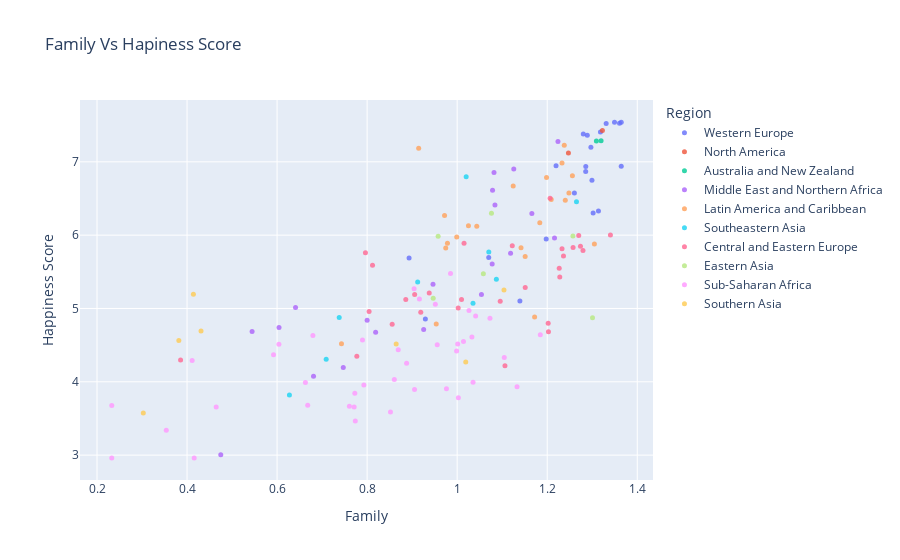

Write notebook code for a chart like this one.
### Code cell
fig=px.scatter(df_eda,x='Family',y='Happiness Score',color='Region',hover_name='Region',opacity=0.8,title='Family Vs Hapiness Score')
fig.update_traces(marker_size=5)
fig.show()

### Figure 1 — Plotly figure (JSON) as saved in the notebook; plotly's stock layout.template omitted (floating-point values rounded to 4 significant figures)
{"data": [{"hovertemplate": "<b>%{hovertext}</b><br><br>Region=Western Europe<br>Family=%{x}<br>Happiness Score=%{y}<extra></extra>", "hovertext": ["Western Europe", "Western Europe", "Western Europe", "Western Europe", "Western Europe", "Western Europe", "Western Europe", "Western Europe", "Western Europe", "Western Europe", "Western Europe", "Western Europe", "Western Europe", "Western Europe", "Western Europe", "Western Europe", "Western Europe", "Western Europe", "Western Europe", "Western Europe", "Western Europe"], "legendgroup": "Western Europe", "marker": {"color": "#636efa", "opacity": 0.8, "size": 5, "symbol": "circle"}, "mode": "markers", "name": "Western Europe", "orientation": "v", "showlegend": true, "type": "scatter", "x": [1.35, 1.364, 1.361, 1.331, 1.318, 1.28, 1.289, 1.297, 1.22, 1.364, 1.286, 1.285, 1.299, 1.26, 1.314, 1.302, 1.198, 1.07, 0.8932, 1.139, 0.9293], "xaxis": "x", "y": [7.542, 7.542, 7.527, 7.522, 7.406, 7.378, 7.364, 7.2, 6.946, 6.94, 6.937, 6.867, 6.75, 6.575, 6.329, 6.302, 5.948, 5.695, 5.689, 5.102, 4.857], "yaxis": "y"}, {"hovertemplate": "<b>%{hovertext}</b><br><br>Region=North America<br>Family=%{x}<br>Happiness Score=%{y}<extra></extra>", "hovertext": ["North America", "North America"], "legendgroup": "North America", "marker": {"color": "#EF553B", "opacity": 0.8, "size": 5, "symbol": "circle"}, "mode": "markers", "name": "North America", "orientation": "v", "showlegend": true, "type": "scatter", "x": [1.323, 1.247], "xaxis": "x", "y": [7.427, 7.119], "yaxis": "y"}, {"hovertemplate": "<b>%{hovertext}</b><br><br>Region=Australia and New Zealand<br>Family=%{x}<br>Happiness Score=%{y}<extra></extra>", "hovertext": ["Australia and New Zealand", "Australia and New Zealand"], "legendgroup": "Australia and New Zealand", "marker": {"color": "#00cc96", "opacity": 0.8, "size": 5, "symbol": "circle"}, "mode": "markers", "name": "Australia and New Zealand", "orientation": "v", "showlegend": true, "type": "scatter", "x": [1.32, 1.309], "xaxis": "x", "y": [7.286, 7.284], "yaxis": "y"}, {"hovertemplate": "<b>%{hovertext}</b><br><br>Region=Middle East and Northern Africa<br>Family=%{x}<br>Happiness Score=%{y}<extra></extra>", "hovertext": ["Middle East and Northern Africa", "Middle East and Northern Africa", "Middle East and Northern Africa", "Middle East and Northern Africa", "Middle East and Northern Africa", "Middle East and Northern Africa", "Middle East and Northern Africa", "Middle East and Northern Africa", "Middle East and Northern Africa", "Middle East and Northern Africa", "Middle East and Northern Africa", "Middle East and Northern Africa", "Middle East and Northern Africa", "Middle East and Northern Africa", "Middle East and Northern Africa", "Middle East and Northern Africa", "Middle East and Northern Africa", "Middle East and Northern Africa", "Middle East and Northern Africa", "Middle East and Northern Africa"], "legendgroup": "Middle East and Northern Africa", "marker": {"color": "#ab63fa", "opacity": 0.8, "size": 5, "symbol": "circle"}, "mode": "markers", "name": "Middle East and Northern Africa", "orientation": "v", "showlegend": true, "type": "scatter", "x": [1.224, 1.126, 1.082, 1.079, 1.084, 1.166, 1.216, 1.119, 1.078, 0.9463, 1.054, 0.641, 0.8, 0.6043, 0.9256, 0.5445, 0.8189, 0.747, 0.6809, 0.4749], "xaxis": "x", "y": [7.278, 6.901, 6.853, 6.611, 6.411, 6.295, 5.96, 5.754, 5.605, 5.332, 5.192, 5.013, 4.839, 4.739, 4.715, 4.686, 4.677, 4.194, 4.077, 3.006], "yaxis": "y"}, {"hovertemplate": "<b>%{hovertext}</b><br><br>Region=Latin America and Caribbean<br>Family=%{x}<br>Happiness Score=%{y}<extra></extra>", "hovertext": ["Latin America and Caribbean", "Latin America and Caribbean", "Latin America and Caribbean", "Latin America and Caribbean", "Latin America and Caribbean", "Latin America and Caribbean", "Latin America and Caribbean", "Latin America and Caribbean", "Latin America and Caribbean", "Latin America and Caribbean", "Latin America and Caribbean", "Latin America and Caribbean", "Latin America and Caribbean", "Latin America and Caribbean", "Latin America and Caribbean", "Latin America and Caribbean", "Latin America and Caribbean", "Latin America and Caribbean", "Latin America and Caribbean", "Latin America and Caribbean", "Latin America and Caribbean", "Latin America and Caribbean"], "legendgroup": "Latin America and Caribbean", "marker": {"color": "#FFA15A", "opacity": 0.8, "size": 5, "symbol": "circle"}, "mode": "markers", "name": "Latin America and Caribbean", "orientation": "v", "showlegend": true, "type": "scatter", "x": [1.238, 0.9145, 1.233, 1.256, 1.198, 1.124, 1.248, 1.209, 1.24, 0.972, 1.184, 1.025, 1.044, 0.999, 0.9784, 1.305, 1.142, 0.9746, 1.151, 1.172, 0.9535, 0.743], "xaxis": "x", "y": [7.226, 7.187, 6.983, 6.81, 6.786, 6.67, 6.574, 6.485, 6.477, 6.269, 6.168, 6.13, 6.123, 5.975, 5.89, 5.878, 5.828, 5.824, 5.709, 4.885, 4.788, 4.518], "yaxis": "y"}, {"hovertemplate": "<b>%{hovertext}</b><br><br>Region=Southeastern Asia<br>Family=%{x}<br>Happiness Score=%{y}<extra></extra>", "hovertext": ["Southeastern Asia", "Southeastern Asia", "Southeastern Asia", "Southeastern Asia", "Southeastern Asia", "Southeastern Asia", "Southeastern Asia", "Southeastern Asia", "Southeastern Asia"], "legendgroup": "Southeastern Asia", "marker": {"color": "#19d3f3", "opacity": 0.8, "size": 5, "symbol": "circle"}, "mode": "markers", "name": "Southeastern Asia", "orientation": "v", "showlegend": true, "type": "scatter", "x": [1.02, 1.265, 1.07, 1.087, 0.9123, 1.035, 0.738, 0.709, 0.6274], "xaxis": "x", "y": [6.798, 6.455, 5.77, 5.399, 5.36, 5.073, 4.876, 4.307, 3.819], "yaxis": "y"}, {"hovertemplate": "<b>%{hovertext}</b><br><br>Region=Central and Eastern Europe<br>Family=%{x}<br>Happiness Score=%{y}<extra></extra>", "hovertext": ["Central and Eastern Europe", "Central and Eastern Europe", "Central and Eastern Europe", "Central and Eastern Europe", "Central and Eastern Europe", "Central and Eastern Europe", "Central and Eastern Europe", "Central and Eastern Europe", "Central and Eastern Europe", "Central and Eastern Europe", "Central and Eastern Europe", "Central and Eastern Europe", "Central and Eastern Europe", "Central and Eastern Europe", "Central and Eastern Europe", "Central and Eastern Europe", "Central and Eastern Europe", "Central and Eastern Europe", "Central and Eastern Europe", "Central and Eastern Europe", "Central and Eastern Europe", "Central and Eastern Europe", "Central and Eastern Europe", "Central and Eastern Europe", "Central and Eastern Europe", "Central and Eastern Europe", "Central and Eastern Europe", "Central and Eastern Europe", "Central and Eastern Europe"], "legendgroup": "Central and Eastern Europe", "marker": {"color": "#FF6692", "opacity": 0.8, "size": 5, "symbol": "circle"}, "mode": "markers", "name": "Central and Eastern Europe", "orientation": "v", "showlegend": true, "type": "scatter", "x": [1.206, 1.34, 1.27, 1.015, 1.122, 1.274, 1.257, 1.233, 1.279, 0.7962, 1.236, 0.812, 1.227, 1.228, 1.151, 0.9379, 0.9056, 0.8859, 1.01, 1.096, 1.002, 0.8043, 0.9192, 1.202, 0.8556, 1.203, 0.7771, 0.3856, 1.106], "xaxis": "x", "y": [6.505, 6.003, 5.995, 5.889, 5.855, 5.848, 5.833, 5.813, 5.791, 5.759, 5.716, 5.589, 5.548, 5.429, 5.286, 5.212, 5.192, 5.124, 5.123, 5.098, 5.007, 4.959, 4.949, 4.8, 4.786, 4.681, 4.35, 4.297, 4.218], "yaxis": "y"}, {"hovertemplate": "<b>%{hovertext}</b><br><br>Region=Eastern Asia<br>Family=%{x}<br>Happiness Score=%{y}<extra></extra>", "hovertext": ["Eastern Asia", "Eastern Asia", "Eastern Asia", "Eastern Asia", "Eastern Asia", "Eastern Asia"], "legendgroup": "Eastern Asia", "marker": {"color": "#B6E880", "opacity": 0.8, "size": 5, "symbol": "circle"}, "mode": "markers", "name": "Eastern Asia", "orientation": "v", "showlegend": true, "type": "scatter", "x": [1.076, 1.257, 0.9577, 1.058, 0.9467, 1.301], "xaxis": "x", "y": [6.298, 5.987, 5.984, 5.474, 5.14, 4.874], "yaxis": "y"}, {"hovertemplate": "<b>%{hovertext}</b><br><br>Region=Sub-Saharan Africa<br>Family=%{x}<br>Happiness Score=%{y}<extra></extra>", "hovertext": ["Sub-Saharan Africa", "Sub-Saharan Africa", "Sub-Saharan Africa", "Sub-Saharan Africa", "Sub-Saharan Africa", "Sub-Saharan Africa", "Sub-Saharan Africa", "Sub-Saharan Africa", "Sub-Saharan Africa", "Sub-Saharan Africa", "Sub-Saharan Africa", "Sub-Saharan Africa", "Sub-Saharan Africa", "Sub-Saharan Africa", "Sub-Saharan Africa", "Sub-Saharan Africa", "Sub-Saharan Africa", "Sub-Saharan Africa", "Sub-Saharan Africa", "Sub-Saharan Africa", "Sub-Saharan Africa", "Sub-Saharan Africa", "Sub-Saharan Africa", "Sub-Saharan Africa", "Sub-Saharan Africa", "Sub-Saharan Africa", "Sub-Saharan Africa", "Sub-Saharan Africa", "Sub-Saharan Africa", "Sub-Saharan Africa", "Sub-Saharan Africa", "Sub-Saharan Africa", "Sub-Saharan Africa", "Sub-Saharan Africa", "Sub-Saharan Africa", "Sub-Saharan Africa", "Sub-Saharan Africa", "Sub-Saharan Africa", "Sub-Saharan Africa", "Sub-Saharan Africa"], "legendgroup": "Sub-Saharan Africa", "marker": {"color": "#FF97FF", "opacity": 0.8, "size": 5, "symbol": "circle"}, "mode": "markers", "name": "Sub-Saharan Africa", "orientation": "v", "showlegend": true, "type": "scatter", "x": [0.9852, 0.9043, 0.9161, 0.9515, 1.026, 1.041, 1.073, 1.185, 0.6795, 1.033, 0.7897, 1.014, 1.001, 0.6041, 0.9557, 0.8691, 0.9988, 0.5921, 1.105, 0.4113, 0.8877, 0.8604, 1.035, 0.6629, 0.7927, 1.133, 0.9762, 0.9053, 0.7726, 1.003, 0.668, 0.2328, 0.7606, 0.4647, 0.7712, 0.8519, 0.7737, 0.3539, 0.4159, 0.2328], "xaxis": "x", "y": [5.477, 5.268, 5.129, 5.057, 4.971, 4.898, 4.867, 4.642, 4.633, 4.61, 4.571, 4.55, 4.517, 4.512, 4.507, 4.436, 4.419, 4.369, 4.332, 4.292, 4.252, 4.033, 3.995, 3.989, 3.956, 3.931, 3.904, 3.896, 3.845, 3.781, 3.681, 3.678, 3.667, 3.656, 3.655, 3.587, 3.465, 3.34, 2.963, 2.963], "yaxis": "y"}, {"hovertemplate": "<b>%{hovertext}</b><br><br>Region=Southern Asia<br>Family=%{x}<br>Happiness Score=%{y}<extra></extra>", "hovertext": ["Southern Asia", "Southern Asia", "Southern Asia", "Southern Asia", "Southern Asia", "Southern Asia", "Southern Asia"], "legendgroup": "Southern Asia", "marker": {"color": "#FECB52", "opacity": 0.8, "size": 5, "symbol": "circle"}, "mode": "markers", "name": "Southern Asia", "orientation": "v", "showlegend": true, "type": "scatter", "x": [1.104, 0.4141, 0.4311, 0.3817, 0.8645, 1.019, 0.3029], "xaxis": "x", "y": [5.253, 5.194, 4.694, 4.565, 4.514, 4.271, 3.575], "yaxis": "y"}], "layout": {"legend": {"title": {"text": "Region"}, "tracegroupgap": 0}, "title": {"text": "Family Vs Hapiness Score"}, "xaxis": {"anchor": "y", "domain": [0, 1], "title": {"text": "Family"}}, "yaxis": {"anchor": "x", "domain": [0, 1], "title": {"text": "Happiness Score"}}}}
